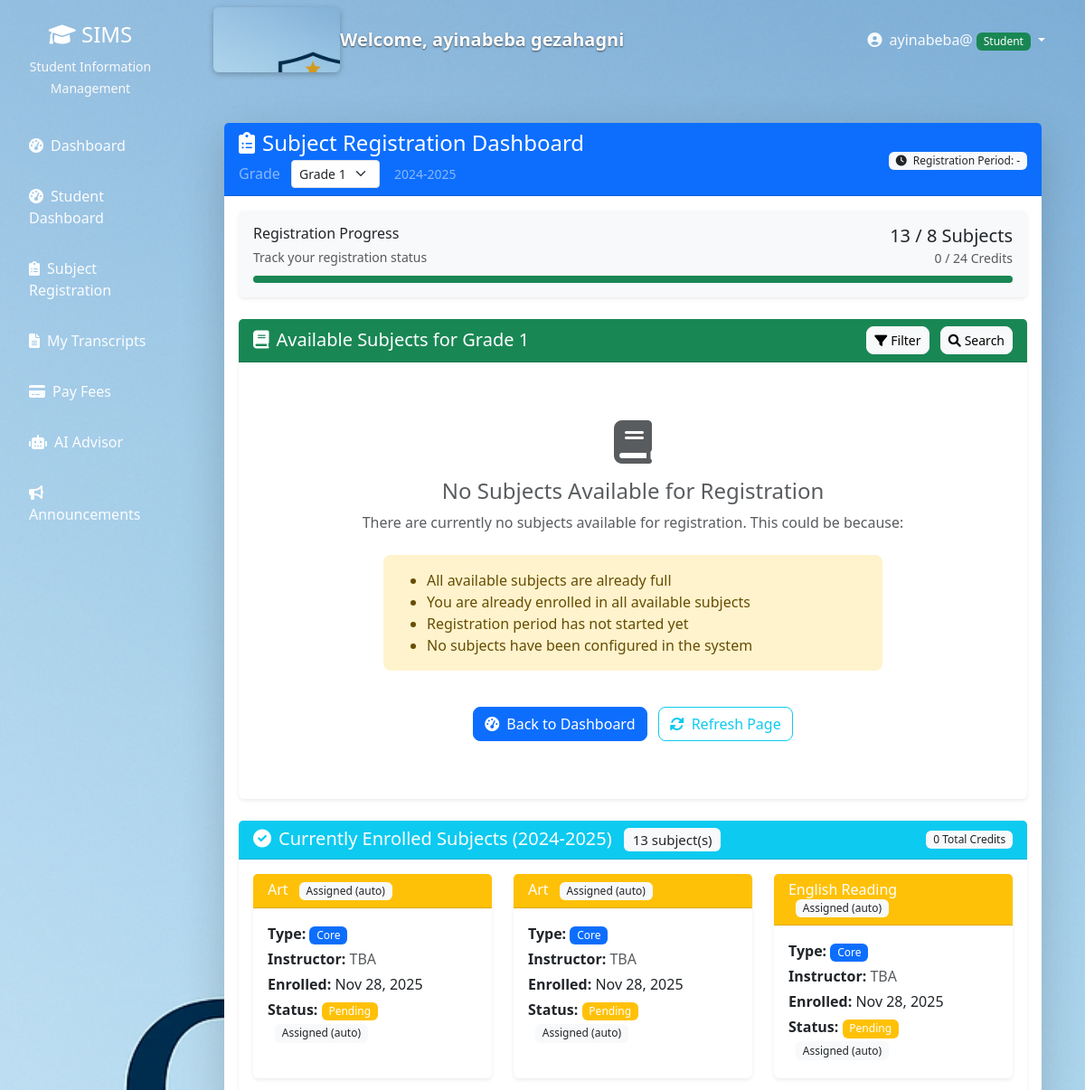
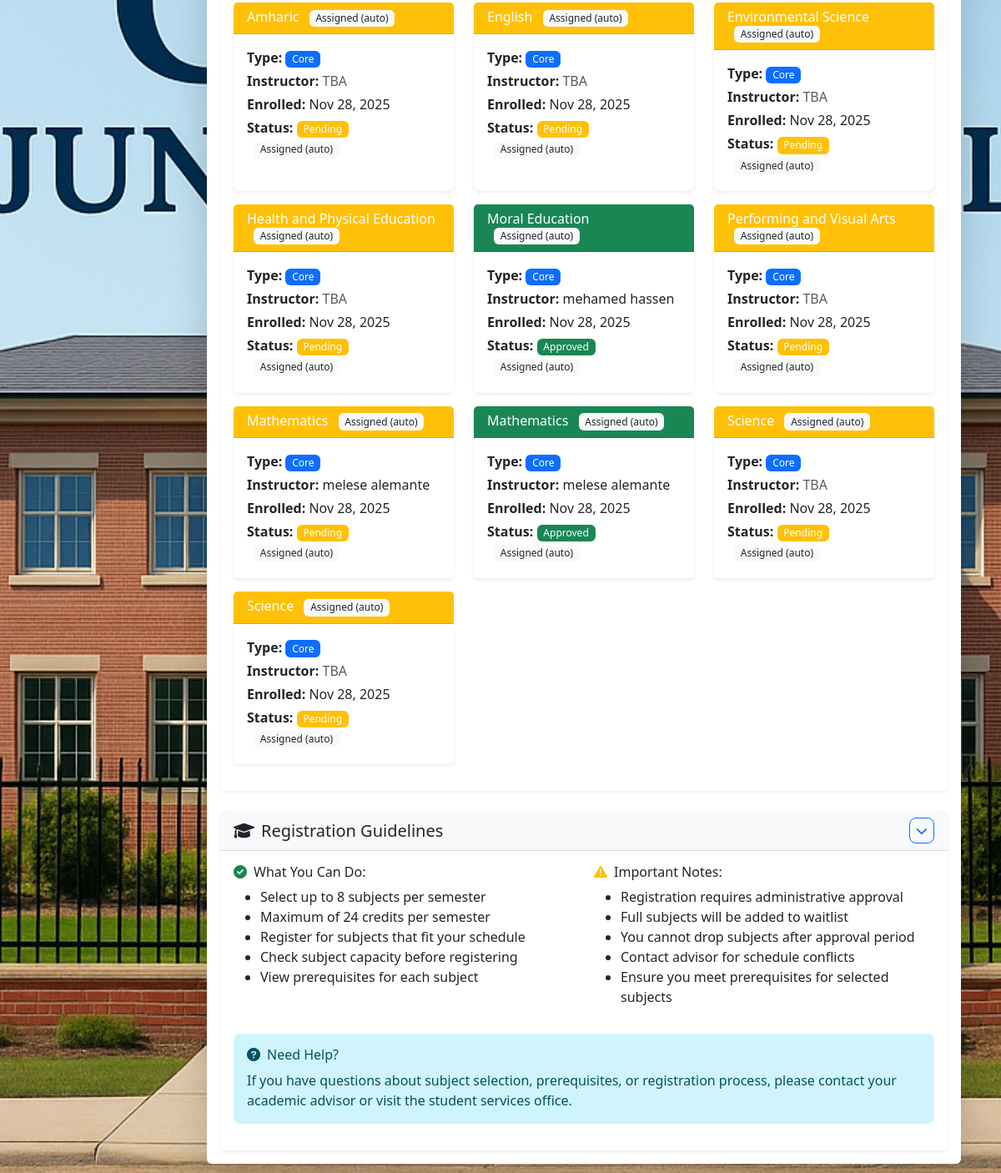
The app's page /students/subject-registration/ (signed in), older data (2 pictures, top to bottom).
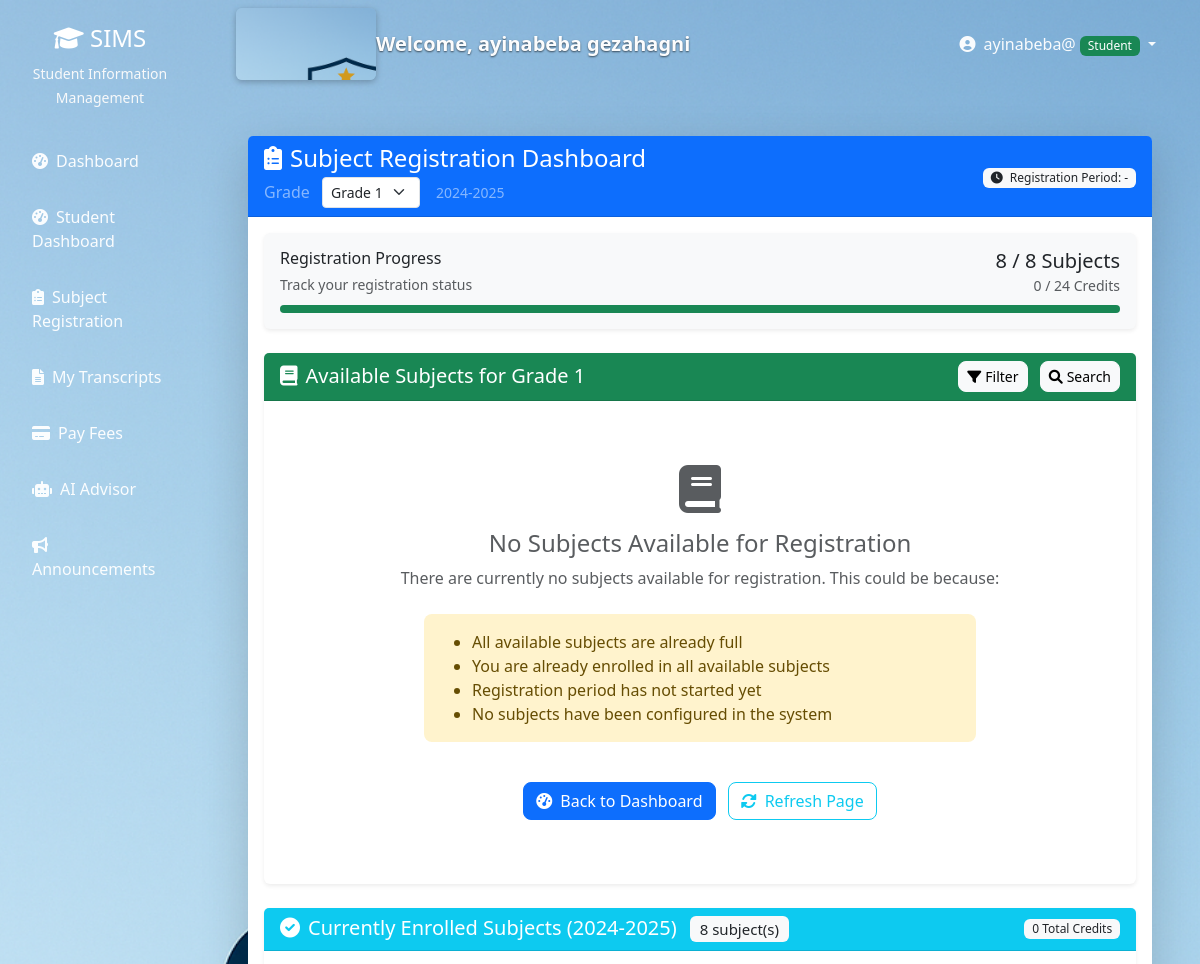
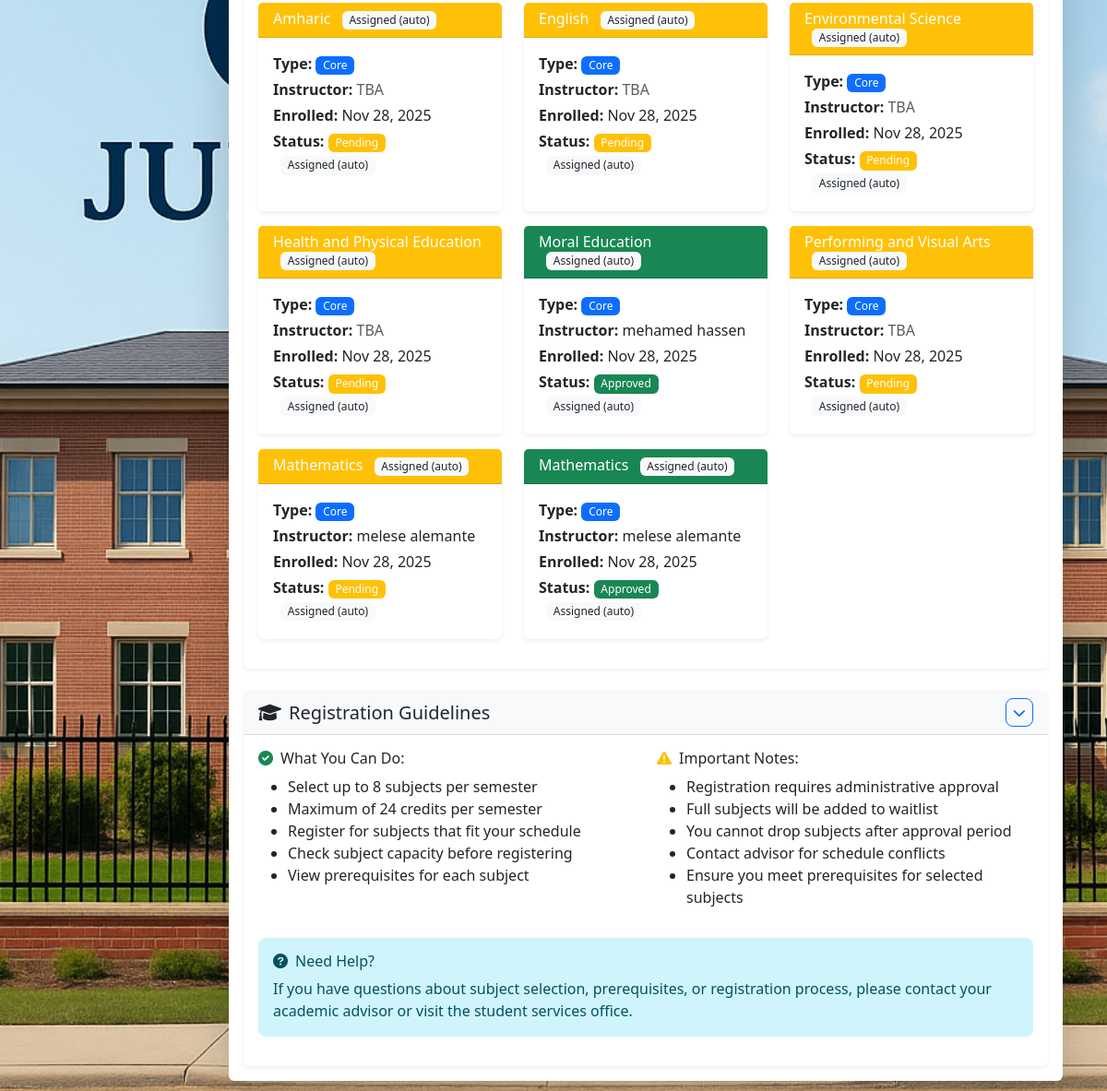
The same page, newer data (2 pictures, top to bottom).
### subjects/models.py (models this page shows, shortened)
class Enrollment(models.Model):
    SEMESTER_CHOICES = [
        ('first', 'First Semester'),
        ('second', 'Second Semester'),
    ]
    STATUS_CHOICES = [
        ('pending', 'Pending Approval'),
        ('approved', 'Approved'),
        ('waitlisted', 'Waitlisted'),
        ('active', 'Active'),
        ('completed', 'Completed'),
        ('dropped', 'Dropped'),
        ('rejected', 'Rejected'),
    ]
    student = models.ForeignKey(
        User,
        on_delete=models.CASCADE,
        related_name='subject_enrollments',
        limit_choices_to={'role': 'student'}
    )
    subject = models.ForeignKey(
        Subject,
        on_delete=models.CASCADE,
        related_name='enrollments'
    )
    enrolled_date = models.DateField(default=timezone.now)
    academic_year = models.CharField(
        max_length=9,
        help_text="Format: YYYY-YYYY (e.g., 2024-2025)"
    )
    semester = models.CharField(
        max_length=10,
        choices=SEMESTER_CHOICES,
        default='first'
    )
    status = models.CharField(
        max_length=20,
        choices=STATUS_CHOICES,
        default='active'
    )
    final_grade = models.CharField(max_length=5, blank=True)
    result = models.CharField(max_length=50, blank=True, null=True, help_text='Result or remark for this enrollment')
    is_auto_assigned = models.BooleanField(default=False)
    class Meta:
        unique_together = ['student', 'subject', 'academic_year', 'semester']
        ordering = ['-enrolled_date']

class Subject(models.Model):
    GRADE_LEVEL_CHOICES = [
        (1, 'Grade 1'),
        (2, 'Grade 2'),
        (3, 'Grade 3'),
        (4, 'Grade 4'),
        (5, 'Grade 5'),
        (6, 'Grade 6'),
        (7, 'Grade 7'),
        (8, 'Grade 8'),
    ]
    SUBJECT_TYPES = [
        ('core', 'Core'),
        ('elective', 'Elective'),
        ('lab', 'Laboratory'),
    ]
    name = models.CharField(max_length=200)
    code = models.CharField(max_length=20, unique=True)
    description = models.TextField(blank=True)
    credit_hours = models.PositiveIntegerField(default=3, help_text="Credit hours for this subject")
    subject_type = models.CharField(max_length=20, choices=SUBJECT_TYPES, default='core')
    grade_level = models.IntegerField(
        choices=GRADE_LEVEL_CHOICES,
        help_text="Select the grade level for this subject"
    )
    day_of_week = models.CharField(max_length=3, choices=Teacher.DAYS_OF_WEEK, blank=True)
    start_time = models.TimeField(null=True, blank=True)
    end_time = models.TimeField(null=True, blank=True)
    room = models.CharField(max_length=50, blank=True)
    sessions_per_week = models.PositiveSmallIntegerField(default=3, help_text='Number of sessions per week')
    instructor = models.ForeignKey(
        Teacher,
        on_delete=models.SET_NULL,
        null=True,
        blank=True,
        related_name='subjects'
    )
    assigned_by_registrar = models.BooleanField(default=False)
    max_capacity = models.IntegerField(default=30)
    is_active = models.BooleanField(default=True)
    created_at = models.DateTimeField(auto_now_add=True)
    updated_at = models.DateTimeField(auto_now=True)
    @property
    def schedule_display(self):
        if self.day_of_week and self.start_time and self.end_time:
            day_name = dict(Teacher.DAYS_OF_WEEK).get(self.day_of_week, self.day_of_week)
            return f"{day_name} {self.start_time.strftime('%H:%M')} - {self.end_time.strftime('%H:%M')}"
        return "Not scheduled"
    class Meta:
        ordering = ['grade_level', 'code']

class Teacher(models.Model):
    DAYS_OF_WEEK = [
        ('mon', 'Monday'),
        ('tue', 'Tuesday'),
        ('wed', 'Wednesday'),
        ('thu', 'Thursday'),
        ('fri', 'Friday'),
        ('sat', 'Saturday'),
    ]
    user = models.OneToOneField(User, on_delete=models.CASCADE)
    teacher_id = models.CharField(max_length=20, unique=True)
    department = models.CharField(max_length=100)
    phone_number = models.CharField(max_length=15, blank=True)
    office_location = models.CharField(max_length=50, blank=True)

### users/models.py (models this page shows, shortened)
class User(AbstractUser):
    ROLE_CHOICES = (
        ('admin', 'Administrator'),
        ('teacher', 'Teacher'),
        ('student', 'Student'),
        ('registrar', 'Registrar'),
        ('finance', 'Finance Officer'),
        ('parent', 'Parent'),
    )
    role = models.CharField(max_length=20, choices=ROLE_CHOICES)
    phone = models.CharField(max_length=15, blank=True)
    address = models.TextField(blank=True)
    date_of_birth = models.DateField(null=True, blank=True)
    profile_picture = models.ImageField(upload_to='profiles/', null=True, blank=True)
    is_approved = models.BooleanField(default=False)
    created_at = models.DateTimeField(auto_now_add=True)

### users/decorators.py (the view)
        def wrapper(request, *args, **kwargs):
            if request.user.is_authenticated:
                if request.user.role in allowed_roles or request.user.is_superuser:
                    return view_func(request, *args, **kwargs)
            messages.error(request, "You don't have permission to access this page.")
            return redirect('dashboard')

### templates/students/subject_registration.html (shortened to what the changed rows need)
{% extends 'base.html' %}
{% load static %}
{% block content %}
<div class="container-fluid py-4">
    <div class="row">
        <div class="col-12">
            <div class="card shadow-lg">
                <div class="card-body">
                    <div class="row mb-4">
                        <div class="col-12">
                            <div class="card bg-light">
                                <div class="card-body py-3">
                                    <div class="d-flex justify-content-between align-items-center">
                                        <div class="text-end">
                                            <div class="h5 mb-0">{{ enrolled_subjects|length }} / {{ max_subjects|default:"8" }} Subjects</div>
                                            <small class="text-muted">{{ total_enrolled_credits|default:"0" }} / {{ max_credits|default:"24" }} Credits</small>
                                        </div>
                                    </div>
                                </div>
                            </div>
                        </div>
                    </div>
                    {% if enrolled_subjects %}
                    <div class="row">
                        <div class="col-12">
                            <div class="card">
                                <div class="card-header bg-info text-white d-flex justify-content-between align-items-center">
                                    <h5 class="card-title mb-0">
                                        <i class="fas fa-check-circle me-2"></i>Currently Enrolled Subjects ({{ current_academic_year|default:"2025" }})
                                        <span class="badge bg-light text-dark ms-2">{{ enrolled_subjects|length }} subject(s)</span>
                                    </h5>
                                    <span class="badge bg-light text-dark">{{ total_enrolled_credits|default:"0" }} Total Credits</span>
                                </div>
                                <div class="card-body">
                                    <div class="row">
                                        {% for enrollment in enrolled_subjects %}
                                        <div class="col-md-6 col-lg-4 mb-3">
                                            <div class="card h-100 {% if enrollment.status == 'approved' %}border-success{% elif enrollment.status == 'pending' %}border-warning{% else %}border-secondary{% endif %}">
                                                <div class="card-header {% if enrollment.status == 'approved' %}bg-success{% elif enrollment.status == 'pending' %}bg-warning{% else %}bg-secondary{% endif %} text-white py-2">
                                                    <h6 class="card-title mb-0 d-flex justify-content-between align-items-center">
                                                        <div>
                                                            {{ enrollment.subject.name }}
                                                            {% if enrollment.is_auto_assigned %}
                                                            <span class="badge bg-light text-dark ms-2">Assigned (auto)</span>
                                                            {% elif enrollment.status == 'assigned' %}
                                                            <span class="badge bg-light text-dark ms-2">Assigned (auto)</span>
                                                            {% endif %}
                                                        </div>
                                                    </h6>
                                                </div>
                                                    <div class="card-body">
                                                    <p class="card-text mb-1">
                                                        <strong>Type:</strong>
                                                        <span class="badge {% if enrollment.subject.subject_type == 'core' %}bg-primary{% else %}bg-info{% endif %}">
                                                            {{ enrollment.subject.subject_type|title }}
                                                        </span>
                                                    </p>
                                                    <p class="card-text mb-1">
                                                        <strong>Instructor:</strong>
                                                        {% if enrollment.subject.instructor %}
                                                            {{ enrollment.subject.instructor.user.get_full_name }}
                                                        {% else %}
                                                            <span class="text-muted">TBA</span>
                                                        {% endif %}
                                                    </p>
                                                    <p class="card-text mb-1">
                                                        <strong>Enrolled:</strong> {{ enrollment.enrolled_date|date:"M d, Y" }}
                                                    </p>
                                                    <p class="card-text mb-1">
                                                        <strong>Status:</strong>
                                                        <span class="badge {% if enrollment.status == 'approved' %}bg-success{% elif enrollment.status == 'pending' %}bg-warning{% else %}bg-secondary{% endif %}">
                                                            {{ enrollment.status|title }}
                                                        </span>
                                                        {% if enrollment.is_auto_assigned %}
                                                            <span class="badge bg-light text-dark ms-2">Assigned (auto)</span>
                                                        {% elif enrollment.status == 'assigned' %}
                                                            <span class="badge bg-light text-dark ms-2">Assigned (auto)</span>
                                                        {% endif %}
                                                    </p>
                                                </div>
                                            </div>
                                        </div>
                                        {% endfor %}
                                    </div>
                                </div>
                            </div>
                        </div>
                    </div>
                    {% endif %}
                </div>
            </div>
        </div>
    </div>
</div>
{% endblock %}

Row changes from the older to the newer data that the page shows:
no longer on this page (row edited): Enrollment: subject.name "Art", is_auto_assigned "Assigned (auto)", subject.subject_type "Core", shows "TBA", enrolled_date "Nov 28, 2025", status "Pending"
no longer on this page (row edited): Enrollment: subject.name "Art", is_auto_assigned "Assigned (auto)", subject.subject_type "Core", shows "TBA", enrolled_date "Nov 28, 2025", status "Pending"
no longer on this page (row edited): Enrollment: subject.name "English Reading", is_auto_assigned "Assigned (auto)", subject.subject_type "Core", shows "TBA", enrolled_date "Nov 28, 2025", status "Pending"
no longer on this page (row edited): Enrollment: subject.name "Science", is_auto_assigned "Assigned (auto)", subject.subject_type "Core", shows "TBA", enrolled_date "Nov 28, 2025", status "Pending"
no longer on this page (row edited): Enrollment: subject.name "Science", is_auto_assigned "Assigned (auto)", subject.subject_type "Core", shows "TBA", enrolled_date "Nov 28, 2025", status "Pending"
Text that changed along with them:
{{ enrolled_subjects|length }}: "13" → "8"
